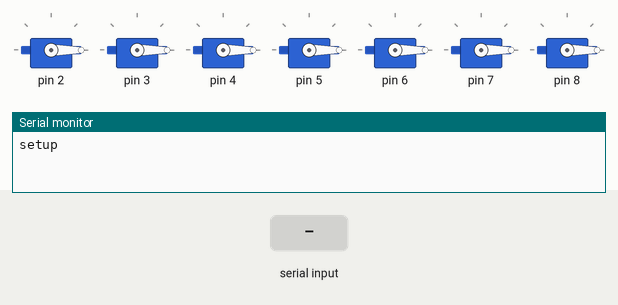
This sketch was run on a simulated Arduino Uno, built with avr-gcc and run on an emulated ATmega328P. On the bench: 7 × servo, the last lines printed to the serial monitor. The test bench sets the inputs (shaded band).

Above: at 2.2 s.
2.3 s: "b" received over Serial
At 2.9 s:
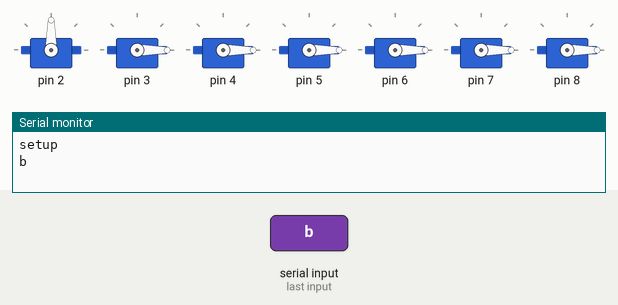
3.8 s: "c" received over Serial
At 4.1 s:
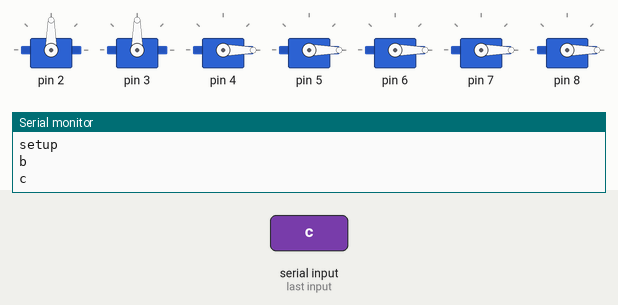
5.3 s: "d" received over Serial
At 6.4 s:
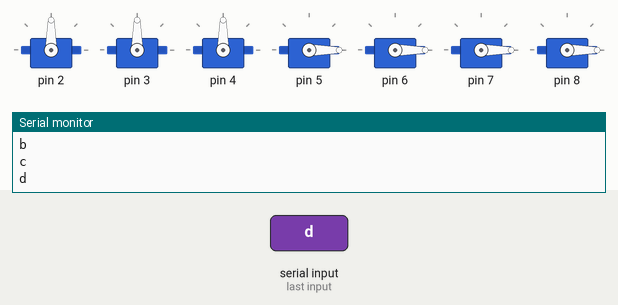
6.8 s: "e" received over Serial
At 7.6 s:
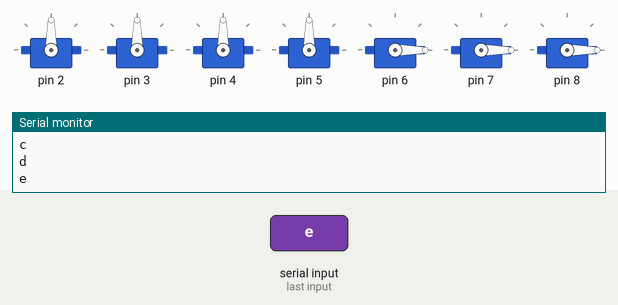
8.3 s: "f" received over Serial
At 8.7 s:
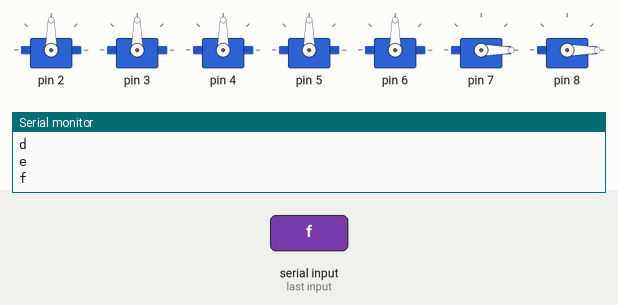
9.8 s: "g" received over Serial
At 11.1 s:
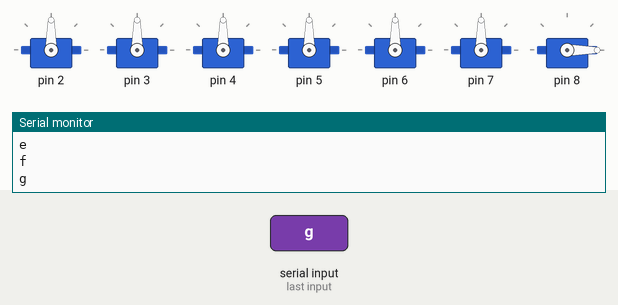
Timing chart, 0 to 12.3 s (numbered marks = the images above; inputs shaded):
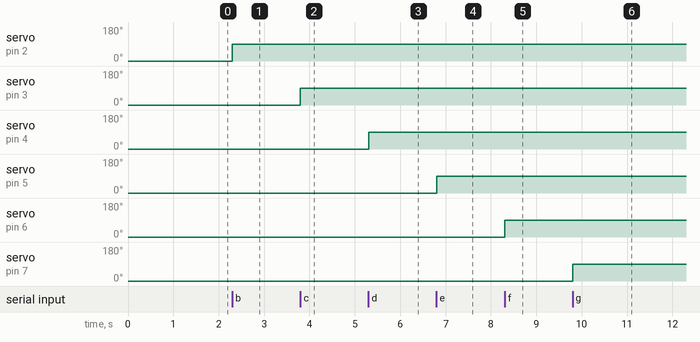

The sketch:

servo_test_ip.ino
```cpp
#include <Servo.h>
#define beginNo 2
#define b 0
#define c 1
#define d 2
#define e 3
#define f 4
#define g 5
#define h 6

#define OPEN 0
#define CLOSE 90
#define OPEN0 0
#define CLOSE0 90

Servo servos[7];
int state[7] = {}; // open is 0, close is 1

void setupServos() {
  int i=0;
  for (i = 0; i <7; i++) {
      servos[i] = Servo();
      servos[i].attach(i+beginNo);
      if(i == 0){
        servos[i].write(OPEN0);//xxx
      } else {
        servos[i].write(OPEN);
      }
    }
}

void toggleServo(int servoNo) {
  int i = servoNo;
  if (state[i] == 0) {// open
      if (i == 0){
        servos[i].write(CLOSE0);
        } else {
        servos[i].write(CLOSE);
      }
      state[i] = 1;
    } else if (state[i] == 1) {
      if (i == 0){
        servos[i].write(OPEN0);
      }  else {
        servos[i].write(OPEN);
      }
      state[i] = 0;
    }
}

void setup() {
  // put your setup code here, to run once:
  Serial.begin(9600);
  Serial.println("setup");
  setupServos();
  delay(1000);
}

void loop() {
  // put your main code here, to run repeatedly:
  delay(100);

  int val = -1;
  if(Serial.available() > 0) {
    val = Serial.read();
    if (val == 'b') {
      Serial.println('b');
      toggleServo(b);
    } else if (val == 'c') {
      Serial.println('c');
      toggleServo(c);
    } else if (val == 'd') {
      Serial.println('d');
      toggleServo(d);
    }else if (val == 'e') {
      Serial.println('e');
      toggleServo(e);
    }else if (val == 'f') {
      Serial.println('f');
      toggleServo(f);
    }else if (val == 'g') {
      Serial.println('g');
      toggleServo(g);
    }else if (val == 'h') {
      Serial.println('h');
      toggleServo(h);
    }
  }
}
```

Measured:
- after the input at 2.3 s, servo on pin 2: 0° → 90° at once
- after the input at 3.8 s, servo on pin 3: 0° → 90° at once
- after the input at 5.3 s, servo on pin 4: 0° → 90° at once
- after the input at 6.8 s, servo on pin 5: 0° → 90° at once
- after the input at 8.3 s, servo on pin 6: 0° → 90° at once
- after the input at 9.8 s, servo on pin 7: 0° → 90° at once
